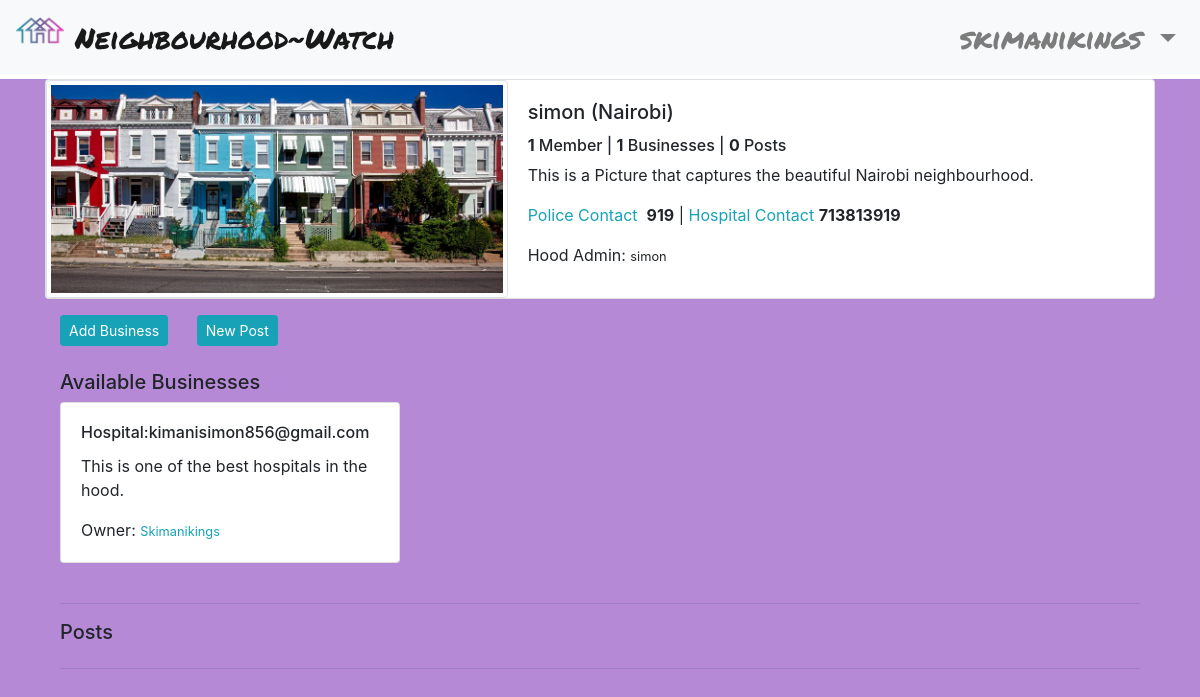
The app's page /single_hood/2 (signed in) with its own data.
### neighborhoods/models.py (models this page shows, shortened)
class Neighbourhood(models.Model):
    name = models.CharField(max_length=50)
    location = models.CharField(max_length=60)
    admin = models.ForeignKey("Profile", on_delete=models.CASCADE, related_name='hood')
    neighbourhood_logo = models.ImageField(upload_to='images/')
    description = models.TextField()
    healthcenter_number = models.IntegerField(null=True, blank=True)
    police_number = models.IntegerField(null=True, blank=True)
    occupants_count = models.IntegerField(null=True, blank=True)

class Profile(models.Model):
    user = models.OneToOneField(User, on_delete=models.CASCADE, related_name='profile')
    name = models.CharField(max_length=80, blank=True)
    bio = models.TextField(max_length=254, blank=True)
    profile_picture = models.ImageField(upload_to='images/', default='default.png')
    location = models.CharField(max_length=50, blank=True, null=True)
    neighbourhood = models.ForeignKey('Neighbourhood', on_delete=models.SET_NULL, null=True, related_name='members', blank=True)

class Business(models.Model):
    name = models.CharField(max_length=120)
    email = models.EmailField(max_length=254)
    description = models.TextField(blank=True)
    neighbourhood = models.ForeignKey('Neighbourhood', on_delete=models.CASCADE, related_name='business')
    user = models.ForeignKey('Profile', on_delete=models.CASCADE, related_name='owner')

### neighborhoods/views.py (the view)
# urls.py: path('single_hood/<hood_id>', views.single_neighbourhood, name='single-hood'),
def single_neighbourhood(request, hood_id):
    hood = Neighbourhood.objects.get(id=hood_id)
    business = Business.objects.filter(neighbourhood=hood)
    posts = Post.objects.filter(hood=hood)
    posts = posts[::-1]
    if request.method == 'POST':
        form = BusinessForm(request.POST)
        if form.is_valid():
            b_form = form.save(commit=False)
            b_form.neighbourhood = hood
            b_form.user = request.user.profile
            b_form.save()
            return redirect('single-hood', hood.id)
    else:
        form = BusinessForm()
    params = {
        'hood': hood,
        'business': business,
        'form': form,
        'posts': posts
    }
    return render(request, 'single_hood.html', params)

### neighborhoods/templates/single_hood.html (shortened to what this page needs)
{% extends 'base.html' %}
{% load crispy_forms_tags %}
{% block content %}
<div class="container-fluid page2">
  <div class="container">
    <div class="row">
      <div class="col-md-12">
        <div class="card mb-3">
          <div class="row no-gutters">
            <div class="col-md-5">
              <img src="{{ hood.neighbourhood_logo.url }}" class="img-thumbnail" alt="">
            </div>
            <div class="col-md-7">
              <div class="card-body">
                <h5 class="card-title tt">{{ hood.name }} ({{hood.location}})
                </h5>
                <h6 class="card-text">
                  <span><strong>{{hood.members.count}}</strong> Member{{hood.members.count|pluralize}}</span>
                  | <strong>{{ hood.business.count }}</strong> Businesses | <strong>
                    {{ hood.hood_post.count }}</strong> Post{{ hood.hood_post.count|pluralize }}
                </h6>
                <p class="card-text">{{hood.description}}</p>
                <p class="card-text"><span class="text-info">Police Contact</span>
                  &nbsp;<strong>{{hood.police_number}}</strong> |
                  <span class="text-info">Hospital Contact</span> <strong>{{hood.healthcenter_number}}</strong></p>
                <p class="card-text">Hood Admin: <small class="">
                    {{ hood.admin.user.username }}</small></p>
              </div>
            </div>
          </div>
        </div>
      </div>
    </div>
    <div class="container hoode">
      <div class="row">
        <div class="col-md-12">
          <a href="" class="btn btn-sm btn-info mb-4 mr-4" data-toggle="modal" data-target="#Business">Add
            Business</a>
          <a class="btn btn-sm btn-info mb-4" href="{% url 'post' hood.id %}">New Post</a>
          <h5 class="D-block mx-auto tt">Available Businesses</h5>
          <div class="row">
            {% for busines in business %}
            <div class="col-md-4">
              <div class="card mb-4">
                <div class="card-body">
                  <h6 class="card-title">{{busines.name}}:<span>{{busines.email}}</span>
                  </h6>
                  <p class="card-text">{{busines.description}}</p>
                  <p class="card-text">Owner: <small class="text-info">
                      {{ busines.user.user.username|title }}</small></p>
                </div>
              </div>
            </div>
            {% endfor %}
          </div>
          <hr>
          <h5 class="D-block mx-auto tt">Posts</h5>
          <hr>
        </div>
      </div>
    </div>
  </div>
</div>
{% endblock %}

### neighborhoods/templates/navbar.html (shortened to what this page needs)
<nav class="mb-1 navbar navbar-expand-lg navbar-light bg-light">
          <a class="navbar-brand header" href="{% url 'index' %}">
            <img src="/static/images/logo.png" height="30" class="d-inline-block align-top "
                alt="mdb logo"> Neighbourhood~Watch
        </a>
  <div class="collapse navbar-collapse" id="navbarSupportedContent-333">
    {% if user.is_authenticated %}
    <ul class="navbar-nav ml-auto nav-flex-icons">
      <li class="nav-item dropdown">
        <a class="nav-link dropdown-toggle header" id="navbarDropdownMenuLink-333" data-toggle="dropdown" aria-haspopup="true"
          aria-expanded="false" href="">{{user.username}}
        </a>
      </li>
    </ul>
    {% else %}
    <ul class="navbar-nav ml-auto nav-flex-icons">
      <li class="nav-item active">
        <a class="nav-link" href="{% url 'login' %}">LogIn/Register</a>
      </li>
    </ul>
      {% endif %}
  </div>
</nav>

### static/css/main.css (style rules this page uses)
.header { font-size: 1.8rem; font-family: 'Permanent Marker'; }
.page2 { background: #B589D6; height: 100vh; }

### records on screen
Neighbourhood: neighbourhood_logo (picture), name "simon", location "Nairobi", members.count "1", business.count "1", hood_post.count "0", description "This is a Picture that captures the beautiful Nairobi neighbourhood.", police_number "919", healthcenter_number "713813919", admin.user.username "simon"
Business: name "Hospital", email "kimanisimon856@gmail.com", description "This is one of the best hospitals in the hood.", user.user.username "Skimanikings"

### other values on screen
{{ user.username }} "skimanikings"
